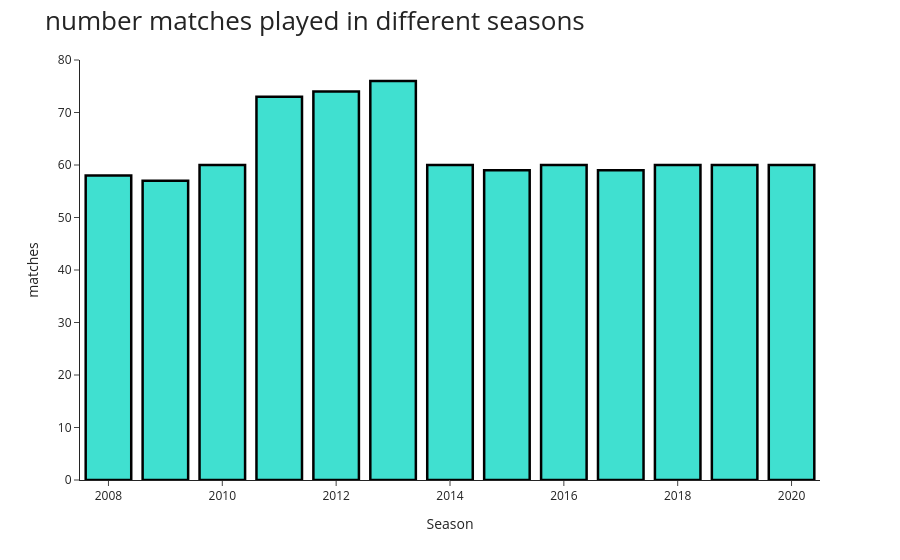

Notebook source saved alongside this figure:
### Code cell
colors = ['turquoise' for _  in range(13)]
fig=px.bar(data_frame= match_per_season,x=match_per_season.Season,y=match_per_season.matches,labels = dict(x="Season",y="Count"),)
fig.update_layout(title='number matches played in different seasons',
           titlefont={'size':26},template='simple_white'
          )
fig.update_traces(marker_line_color='black',marker_line_width=2.5,opacity=1,marker_color=colors)
fig.show()

### Figure 1 — Plotly figure (JSON) as saved in the notebook; plotly's stock layout.template omitted (floating-point values rounded to 4 significant figures)
{"data": [{"alignmentgroup": "True", "hovertemplate": "Season=%{x}<br>matches=%{y}<extra></extra>", "legendgroup": "", "marker": {"color": ["turquoise", "turquoise", "turquoise", "turquoise", "turquoise", "turquoise", "turquoise", "turquoise", "turquoise", "turquoise", "turquoise", "turquoise", "turquoise"], "line": {"color": "black", "width": 2.5}, "pattern": {"shape": ""}}, "name": "", "offsetgroup": "", "opacity": 1, "orientation": "v", "showlegend": false, "textposition": "auto", "type": "bar", "x": [2008, 2009, 2010, 2011, 2012, 2013, 2014, 2015, 2016, 2017, 2018, 2019, 2020], "xaxis": "x", "y": [58, 57, 60, 73, 74, 76, 60, 59, 60, 59, 60, 60, 60], "yaxis": "y"}], "layout": {"barmode": "relative", "legend": {"tracegroupgap": 0}, "margin": {"t": 60}, "title": {"font": {"size": 26}, "text": "number matches played in different seasons"}, "xaxis": {"anchor": "y", "domain": [0, 1], "title": {"text": "Season"}}, "yaxis": {"anchor": "x", "domain": [0, 1], "title": {"text": "matches"}}}}
